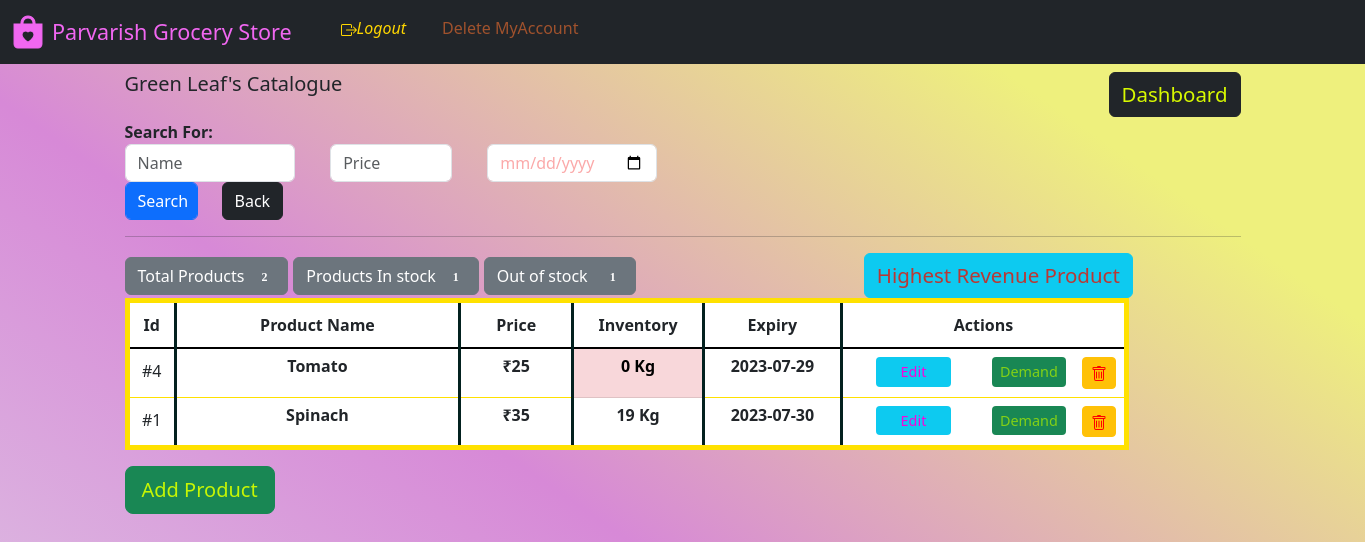
The page /manager_dash/category_catalog/1 on the database as committed earlier.
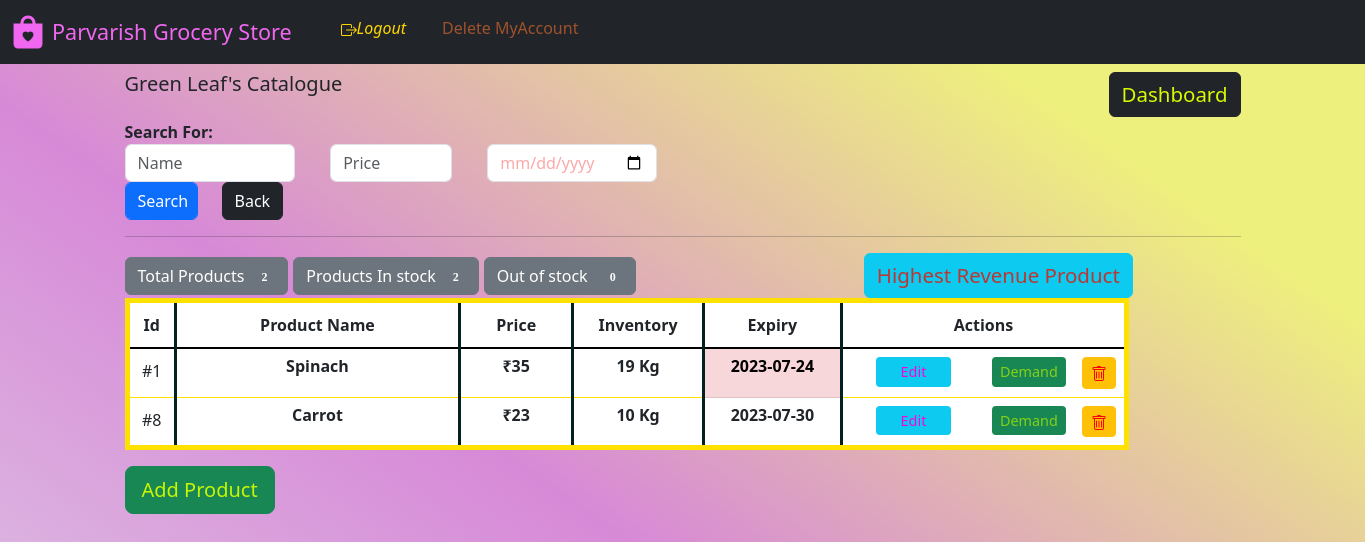
The same page on the database as committed later.
### website/model.py (models this page shows)
class Category(db.Model):
    category_Name = db.Column(db.String(), nullable=False, unique=True)
    category_Id = db.Column(db.Integer(), primary_key=True)
    description = db.Column(db.String())
    managedBy_Id = db.Column(db.Integer(), db.ForeignKey('store.id'))
    catalog = db.relationship('Product', backref='parent')

class Product(db.Model):
    product_id = db.Column(db.Integer(), primary_key=True)
    product_Name = db.Column(db.String(), nullable=False)
    metric_Unit = db.Column(db.String(), nullable=False)
    rate = db.Column(db.Integer(), nullable=False)
    rate_perUnit = db.Column(db.String(), nullable=False)
    stock = db.Column(db.Integer(), nullable=False)
    expiredBy = db.Column(db.String(), nullable=False)
    category_Id = db.Column(db.String(), db.ForeignKey('category.category_Id'))

### website/views.py (the view, shortened to what this page needs)
@login_required
@Views.route('/manager_dash/category_catalog/<int:id>', methods=["GET", "POST"])
def Category_catalog(id):
    category = Category.query.get(id)
    products = Product.query.filter(Product.category_Id == id).order_by(
        Product.expiredBy.asc()).all()
    produce = Product.query.filter(Product.category_Id == id).all()
    m = 0
    date1 = str(date.today())
    print(date1)
    expired_dates = set()
    for pro in produce:
        if pro.stock > 0:
            m += 1
        if pro.expiredBy <= date1:
            expired_dates.add(pro.expiredBy)
    if os.path.isfile('website/static/BestProduct.png'):
        os.remove('website/static/BestProduct.png')
    pd_3(category.category_Name)
    return render_template('category_catalog.html', name=category.category_Name, category_id=category.category_Id, products=products, product_instock=m, expired_dates=expired_dates)

### website/templates/category_catalog.html (shortened to what this page needs)
{% extends "base.html" %} {% block title %}Added Products{% endblock %}{% block
logout %}
<span
              id="logout"
              style="display: block inline-block; width: 600px"
            >
              <span style="margin: auto"
                ><i
                  ><a
                    class="nav-item nav-link"
                    style="float: left; color: rgb(255, 215, 0)"
                    href="/logout"
                    style="display: block; width: 10%; margin-left: 0px"
                    >Logout</a
                  ></i
                ></span
              ><span style="margin: auto"
                ><a
                  class="nav-item nav-link"
                  style="
                    float: left;
                    color: rgb(160, 82, 45);
                    width: 60%;
                    margin-left: 20px;
                  "
                  href="/delete_account/{{id}}"
                  onclick="return confirm('Are you sure you want to delete the account?');"
                  >Delete MyAccount</a
                ></span
              ></span
            >
{% endblock %} {% block content %}<section>
<h5>
  <span style="float: left">{{ name }}'s Catalogue </span>
</h5><h6>
  <span style="float: right"
    ><a class="btn btn-dark" style="color: rgb(216, 249, 1); font-size: 1.5vw;text-decoration: none;" href="{{ url_for('views.Dash_manager') }}">Dashboard</a></span
  >
</h6><br></br>
<div class="col-6">
  <div class="col-2" ><strong>Search For: </strong></div>
  <form action="{{ url_for('views.Category_catalog',id=category_id) }}" method="POST" autocomplete="off">
    <div class="row">
      <div class="col-4">
        <input type="text" class="form-control" value="" name="search" id="search" placeholder="Name" />
      </div>
      <div class="col-3" style="margin-left:2%">
        <input type="text" class="form-control" value="" name="search2" placeholder="Price" />
      </div>
      <div class="col-4" style="margin-left:2%">
        <input type="date" style="color:rgb(251, 169, 169);" value=""class="form-control" name="date" id="date" placeholder="Expiry" />
      </div>
      <div class="col-2" align="left">
        <input type="submit" class="form-control btn btn-primary" value="Search"  />
      </div>
      <div class="col-3" align="left"><button type="submit" class="btn btn-dark" formaction="{{ url_for('views.Category_catalog',id=category_id) }}">
        Back </button>
      </div>
    </form>
    </div>
  </div>
<hr /></section>
<section>
{% if products|length == 0 %}
  <div class="alert alert-warning" role="alert">
    <p>No Product found.</p>
    Press
    <a class="btn btn-dark btn-sm"
      href="/manager_dash/category_create/{{ category_id }}"
      class="alert-link"
      style="
        color: rgb(153, 43, 226);
          padding: 10px 10px; text-decoration: none;
      "
      >'Add Product'</a
    >
    to add a new product in this catefory
  </div>
  {% else %}
  <div><span>
  <button type="button" STYLE="font-family:'Verdana',margin-left = 5px;"class="btn btn-secondary">
    Total Products <span STYLE="font-family:'Verdana';margin-left :5px;" class="badge badge-light">{{ products|length }}</span>
  </button></span><span STYLE="margin-left: 5px;"><button type="button" STYLE="font-family:'Verdana',margin-left = 5px;"class="btn btn-secondary">
    Products In stock <span STYLE="font-family:'Verdana';margin-left : 5px;" class="badge badge-light">{{ product_instock }}</span>
  </button></span>
  <span><button type="button" STYLE="font-family:'Verdana',margin-left = 5px;"class="btn btn-secondary">
    Out of stock <span STYLE="font-family:'Verdana';margin-left : 10px" class="badge badge-light">{{ products|length - product_instock }}</span>
  </button></span>
  <span>
  <button type="button" class="btn btn-info" style="margin-left: 20%;color: rgba(227, 21, 7, 0.809); font-size: 1.5vw;text-decoration: none;" data-toggle="modal" data-target="#exampleModalCenter3">
    Highest Revenue Product
  </button>
  </span></div>
  <table
  class="table table-hover"
    style="
      border: 5px solid rgb(255, 225, 0);
      width: 90%;
    "
  ><thead class="thead-dark">
    <tr align="center" style="border-bottom: 2px solid black">
      <th
        style="
          padding: 10px 10px;
          width: 5%;
          border-right: 3px solid rgb(3, 33, 31);
        "
      >
        Id
      </th>
      <th
        style="
          border-right: 3px solid rgb(3, 33, 31);
          padding: 10px 10px;
          width: 35%;
        "
      >
        Product Name
      </th>
      <th
        style="
          border-right: 3px solid rgb(3, 33, 31);
          padding: 10px 10px;
          width: 13%;
        "
      >
        Price
      </th>
      <th
        style="
          border-right: 3px solid rgb(3, 33, 31);
          padding: 10px 10px;
          width: 14%;
        "
      >
        Inventory
      </th>
      <th
        style="
          border-right: 3px solid rgb(3, 33, 31);
          padding: 10px 10px;
          width: 16%;
        "
      >
        Expiry
      </th>
      <th style=" padding: 10px 10px; width: 50%" colspan="3">
        Actions
      </th>
    </tr></thead>
    {% for variety in products %}
    <tbody>
    <tr align="center" style="width: 100%">
      <td style="padding: 10px; border-right: 3px solid rgb(3, 33, 31)">
        #{{ variety.product_id }}
      </td>
      <td
        style=" padding: 5px; border-right: 3px solid rgb(3, 33, 31)"
      >
        <strong
          >{{ variety.product_Name }}
          </strong
        >
      </td>
      <td
        style=" padding: 5px; border-right: 3px solid rgb(3, 33, 31)"
      >
        <strong
          >&#8377;{{ variety.rate}}
          </strong
        >
      </td>
      {% if variety.stock == 0 %}
      <td class="table-danger"
        style=" padding: 5px; border-right: 3px solid rgb(3, 33, 31)"
      >
        <strong
          >{{ variety.stock }} {{ variety.metric_Unit }}
          </strong
        >
      </td>
      {% else %}
      <td
        style=" padding: 5px; border-right: 3px solid rgb(3, 33, 31)"
      >
        <strong
          >{{ variety.stock }} {{ variety.metric_Unit }}
          </strong
        >
      </td>
      {% endif %}
      {% if variety.expiredBy in expired_dates  %}
      <td class="table-danger"
      style=" padding: 5px; border-right: 3px solid rgb(3, 33, 31)"
    >
      <strong
        >{{ variety.expiredBy }}
        </strong
      >
    </td>{% else %}
      <td
      style=" padding: 5px; border-right: 3px solid rgb(3, 33, 31)"
    >
      <strong
        >{{ variety.expiredBy }}
        </strong
      >
    </td>
    {% endif %}
    <span>
      <td style="width: 25%">
        <a class="btn btn-info btn-sm" style="width:60%;color:rgb(246, 5, 218);font-size: 0.9em;border:3px;"  href="/manager_dash/update_item/{{ variety.product_id }}"
          >Edit</a
        >
      </td></span><span><span><td style="width: 80%">
      <a class="btn btn-success btn-sm" style="margin: 0px;color: rgba(157, 227, 7, 0.809); font-size: 0.9em;text-decoration: none;border:0px" href="/manager_dash/demand_item/{{ variety.product_Name }}">
        Demand
      </a>
    </td></span>
      <td >
        <a class="btn btn-warning btn-sm"  onclick="return confirm('Are you sure to delete?')" style="width:100%; color: red;text-decoration: none;font-size: 0.9em"  href="/manager_dash/delete_product/{{ variety.product_id }}"></a>
      </td></span>
    </tr></tbody>
    {% endfor %}
  </table>
  <strong><a align=center class="btn btn-success btn-lg" style="color:rgb(198, 246, 4)" href="/manager_dash/category_create/{{ category_id }}" style="text-decoration: none;"
    >Add Product</a
  ></strong>
  <br></br>
  {% endif %}
</div></section>
{% endblock %}

### website/templates/base.html (shortened to what this page needs)
<!DOCTYPE html>
<html lang="en">
  <head>
    <link
      href="https://cdn.jsdelivr.net/npm/bootstrap@5.3.0/dist/css/bootstrap.min.css"
      rel="stylesheet"
    />
    <link
      rel="stylesheet"
      href="https://cdn.jsdelivr.net/npm/bootstrap-icons@1.10.5/font/bootstrap-icons.css"
    />
  </head>
  <body>
    <nav class="navbar navbar-expand-lg navbar-dark bg-dark">
      <div class="container-fluid">
        <div class="collapse navbar-collapse" id="navbar">
          <div class="navbar-nav">
            <a href="{{ url_for('views.Store_front') }}">
              <i
                class="bi bi-bag-heart-fill"
                style="
                  font-size: 2rem;
                  -webkit-text-stroke-width: 1px;
                  color: rgb(241, 103, 241);
                  width: 10%;
                "
              ></i>
            </a>
            <a
              href="{{ url_for('views.Store_front') }}"
              class="nav-item nav-link"
              style="
                color: rgb(241, 103, 241);
                font-size: 1.35em;
                text-decoration: none;
                display: block;
                width: 25%;
                margin-left: 0px;
              "
              >Parvarish Grocery Store</a
            ><span
              id="logout"
              style="display: block inline-block; width: 600px"
            >
              {% block logout %}{% endblock %}</span
            ><span
              id="logout"
              style="display: block inline-block; width: 600px"
            >
              {% block cart %}{% endblock %}</span
            >
          </div>
        </div>
      </div>
    </nav>
    <div class="container" id="content">{% block content %}{% endblock %}</div>
  </body>
</html>

### website/templates/base.html (style rules this page uses)
.navbar { margin-bottom: 0; border-radius: 0; }
html { scroll-behavior: smooth; }
body { height: 1200px; background: linear-gradient( 35deg, #e2ecec 0%, #d789d7 51%, #eef07d 85% ); }

Rows that differ between the two databases and show on the page:
removed Product: product_id "4", product_Name "Tomato", rate "25", stock "0", metric_Unit "Kg", expiredBy "2023-07-29"
changed Product "Spinach": expiredBy "2023-07-30" → "2023-07-24"
added Product: product_id "8", product_Name "Carrot", rate "23", stock "10", metric_Unit "Kg", expiredBy "2023-07-30"
Other text that changed with them:
{{ product_instock }}: "1" → "2"
{{ products|length - product_instock }}: "1" → "0"
